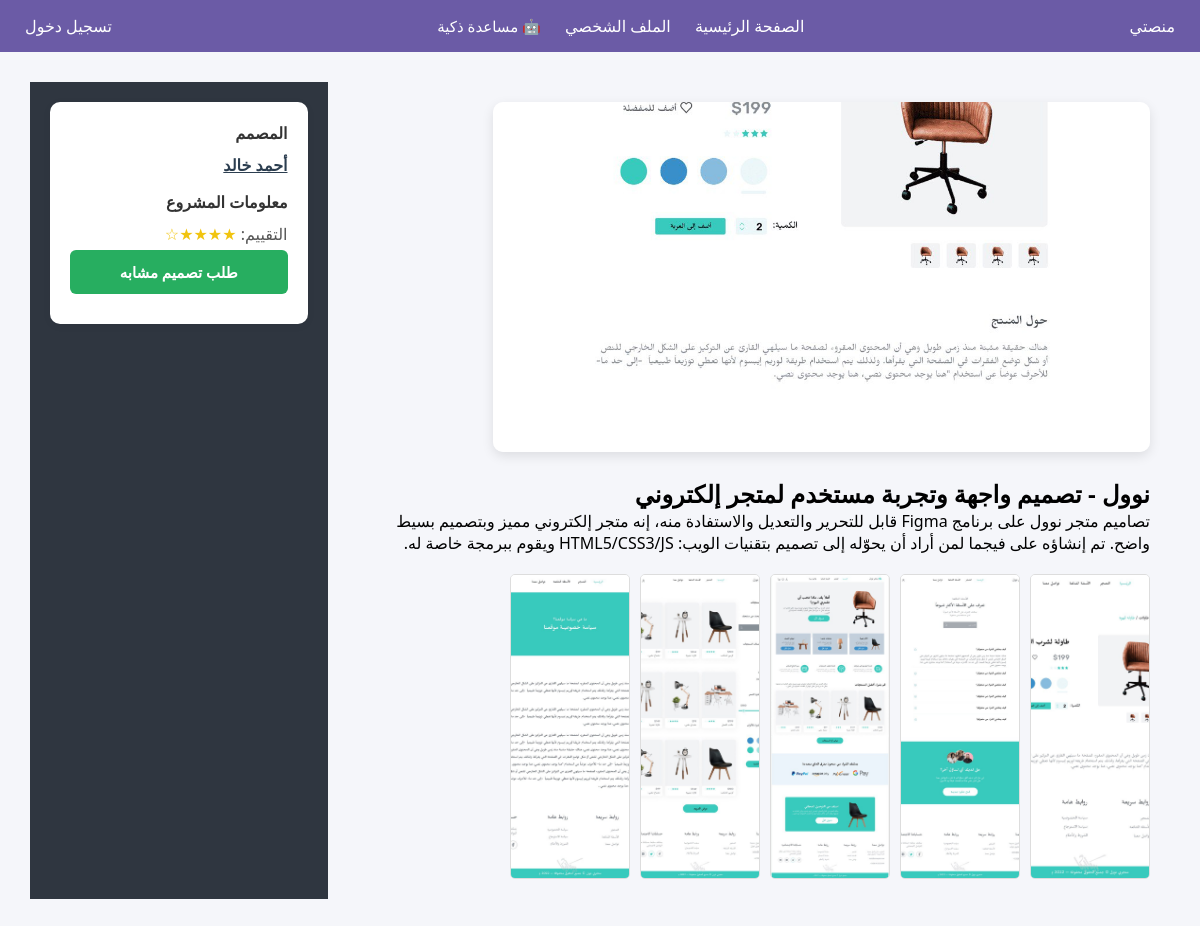
The page /designer/design/14 on the database its author committed.
### tables this page shows
CREATE TABLE designs (
    id INTEGER PRIMARY KEY AUTOINCREMENT,
    designer_id INTEGER,
    title TEXT,
    description TEXT,
    image_path TEXT,
    FOREIGN KEY (designer_id) REFERENCES users(id)
);

CREATE TABLE design_images (
    id INTEGER PRIMARY KEY AUTOINCREMENT,
    design_id INTEGER,
    image_path TEXT
);

CREATE TABLE users (
            id INTEGER PRIMARY KEY AUTOINCREMENT,
            username TEXT NOT NULL,
            email TEXT NOT NULL,
            password TEXT NOT NULL,
            role TEXT NOT NULL
        , active INTEGER DEFAULT 1, bio TEXT DEFAULT '', portfolio TEXT DEFAULT '', specialty TEXT DEFAULT '', work_type TEXT DEFAULT '', analysis_result TEXT);

### app/designer/routes.py (the view)
@designer_bp.route('/design/<int:design_id>')
def design_details(design_id):
    conn = sqlite3.connect(Config.DATABASE)
    conn.row_factory = sqlite3.Row
    design = conn.execute(
        'SELECT d.*, u.username as designer_name FROM designs d '
        'JOIN users u ON d.designer_id = u.id '
        'WHERE d.id = ?',
        (design_id,)
    ).fetchone()
    images = conn.execute(
        'SELECT image_path FROM design_images WHERE design_id = ?',
        (design_id,)
    ).fetchall()
    conn.close()
    return render_template(
        'designer/design_details.html',
        design=design,
        images=images
    )

### app/designer/templates/designer/design_details.html (shortened to what this page needs)
{% extends 'base.html' %}
{% block content %}
<div class="design-details-container">
    <main class="main-content">
        <div class="main-image">
            <img src="{{ url_for('static', filename=design['image_path']) }}" alt="{{ design['title'] }}">
        </div>
        <div class="project-description">
            <h2>{{ design['title'] }}</h2>
            <p>{{ design['description'] }}</p>
        </div>
        <div class="attached-images">
            {% for img in images %}
                <img src="{{ url_for('static', filename=img['image_path']) }}"
                     alt="{{ design['title'] }}" class="thumbnail">
            {% endfor %}
        </div>
    </main>
    <aside class="sidebar">
        <div class="info-box">
            <h4>المصمم</h4>
            <a href="{{ url_for('designer.profile_view', designer_id=design['designer_id']) }}" class="designer-name">
               {{ design['designer_name'] }}
            </a>
            <h4>معلومات المشروع</h4>
            <div class="design-info">
                <p>التقييم:
                    <span class="star-rating">★★★★☆</span>
                </p>
            </div>
            <a href="{{ url_for('client.new_request') }}?design_id={{ design['id'] }}&designer_id={{ design['designer_id'] }}"
               class="btn btn-primary">
                طلب تصميم مشابه
            </a>
        </div>
    </aside>
</div>
{% endblock %}

### app/templates/base.html (shortened to what this page needs)
<!DOCTYPE html>
<html lang="ar">
<head>
    <link rel="stylesheet" href="{{ url_for('static', filename='style.css') }}">
</head>
<body>
<nav class="navbar">
    <div class="navbar-container">
        <div class="nav-left">
            <a href="/" class="logo">منصتي</a>
        </div>
        <div class="nav-center">
            <a href="{{ url_for('home.home') }}">الصفحة الرئيسية</a>
            <a href="{{ url_for('client.profile') if session['role'] == 'client' else url_for('designer.profile') }}">
                الملف الشخصي
            </a>
            <button id="ai-button" class="ai-nav-btn">
                🤖 مساعدة ذكية
            </button>
        </div>
        <div class="nav-right">
            <a href="{{ url_for('auth.login') }}" class="btn-logout">تسجيل دخول</a>
        </div>
    </div>
</nav>
<main>
    {% block content %}{% endblock %}
</main>
</body>
</html>

### app/static/style.css (style rules this page uses)
* { margin: 0; padding: 0; box-sizing: border-box; font-family: 'Segoe UI', Tahoma, Geneva, Verdana, sans-serif; }
body { direction: rtl; background-color: #f5f6fa; }
img { object-fit: cover !important; }
.sidebar { width: 250px; background-color: #2f3640; min-height: 100vh; color: white; padding: 20px; }
.main-content { flex: 1; padding: 20px; }
.navbar { background: #6b5ba6; padding: 15px; color: #fff; }
.navbar-container { display: flex; justify-content: space-between; align-items: center; }
.navbar a { color: #fff; margin: 0 10px; text-decoration: none; }
.btn-primary { background: #6b5ba6; color: #ffffff; border: none; padding: 12px 36px; font-size: 15px; border-radius: 8px; cursor: pointer; transition: background 0.2s ease, transform 0.2s ease; }
.design-details-container { display: flex; flex-wrap: wrap; gap: 30px; padding: 30px; font-family: 'Segoe UI', Tahoma, Geneva, Verdana, sans-serif; direction: rtl; }
.main-content { flex: 3; min-width: 300px; }
.main-image img { width:85%; height: 350px; border-radius: 10px; margin-bottom: 20px; box-shadow: 0 4px 12px rgba(0,0,0,0.1); transition: transform 0.3s; }
.project-description { margin-bottom: 20px; }
.attached-images { display: flex; flex-wrap: wrap; gap: 10px; }
.attached-images .thumbnail { width: 120px; height: auto; border-radius: 5px; cursor: pointer; transition: transform 0.3s, box-shadow 0.3s; border: 1px solid #ddd; }
.sidebar { flex: 1; min-width: 250px; }
.info-box { background: #fff; border-radius: 10px; padding: 20px; margin-bottom: 20px; box-shadow: 0 2px 8px rgba(0,0,0,0.05); }
.info-box h4 { margin-top: 0; margin-bottom: 10px; color: #333; }
.designer-name { font-weight: bold; color: #2c3e50; display: block; margin-bottom: 15px; }
.btn { display: block; width: 100%; padding: 12px; text-align: center; border-radius: 5px; text-decoration: none; font-weight: bold; margin-bottom: 10px; cursor: pointer; border: none; }
.star-rating { color: #f1c40f; }
.design-info p { margin: 5px 0; color: #555; }
.btn-primary { background-color: #27ae60; color: white; padding: 12px 22px; border: none; border-radius: 6px; font-weight: bold; cursor: pointer; transition: 0.3s; }
.ai-nav-btn { background: none; border: none; color: white; font-size: 15px; cursor: pointer; margin-left: 10px; position: relative; z-index: 10; }

### app/templates/base.html (style rules this page uses)
.ai-nav-btn { background: none; border: none; color: white; font-size: 15px; cursor: pointer; margin: 0 10px; position: relative; z-index: 10; }

### rows shown on the page
designs: image_path (picture), title "نوول - تصميم واجهة وتجربة مستخدم لمتجر إلكتروني", description "تصاميم متجر نوول على برنامج Figma قابل للتحرير والتعديل والاستفادة منه، إنه متجر إلكتروني مميز وبتصميم بسيط واضح. تم إنشاؤه على فيجما لمن أراد أن يحوّله إلى تصميم بتقنيات الويب: HTML5/CSS3/JS ويقوم ببرمجة خاصة له."
design_images: image_path (picture)
design_images: image_path (picture)
design_images: image_path (picture)
design_images: image_path (picture)
design_images: image_path (picture)
users: designer_name "أحمد خالد"
